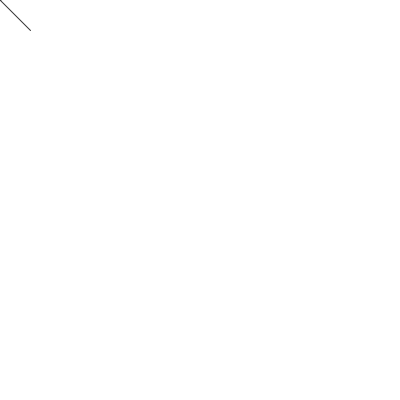
Frame 1 (no input)
Frame 60 (the mouse pressed at the canvas centre just before this capture): identical to frame 1, image omitted
Frame 120 (the mouse held since frame 60 and released just before this capture): blank canvas, image omitted

The Processing sketch that drew this single still picture (run headless with seeded random() and noise(); from frame 60 on, the mouse is pressed at the canvas centre):

// Processing sketch: processing_51430
// ── processing_51430.pde

void setup() 
{
  size(400, 400); 
  stroke(255);  
}

int framecount = 0;
int mouthGape = 30;

void draw()
{
  update();
  background(255);
  stroke(50);
  line(mouseX, mouseY, mouseX+30, mouseY+mouthGape);
 line(mouseX, mouseY, mouseX+30, mouseY-mouthGape);
}

void update()
{
  framecount++;

  if(mousePressed)
  {
      if(mouthGape > 0)
      {
        mouthGape--;
      }
      
  }
  else
      {
        if(mouthGape < 30)
        {
           mouthGape++;
        }
      }

}
